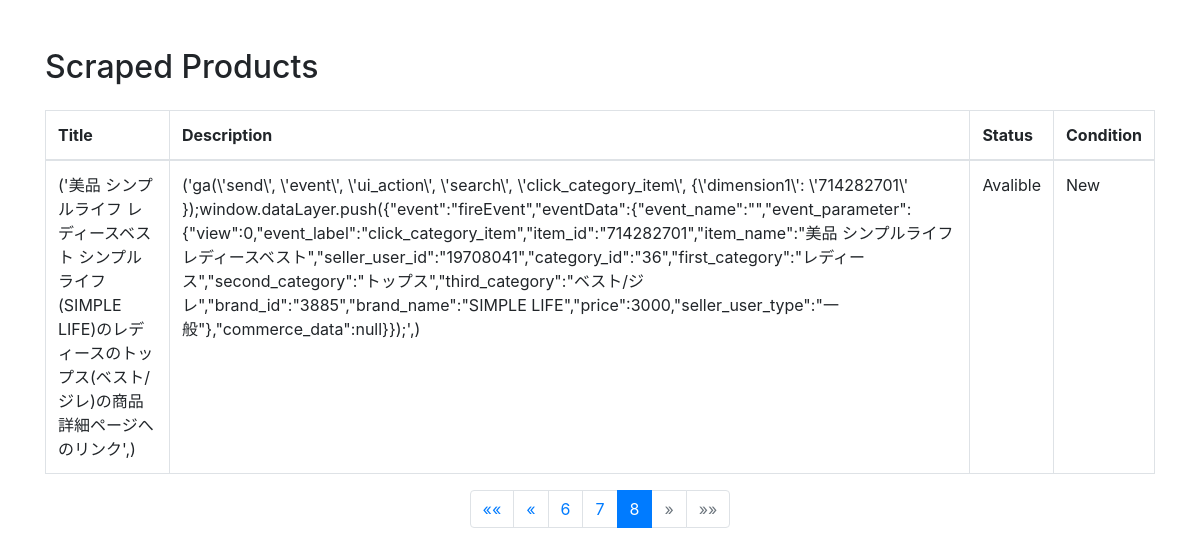
Page /results/?page=15 on the earlier database version.
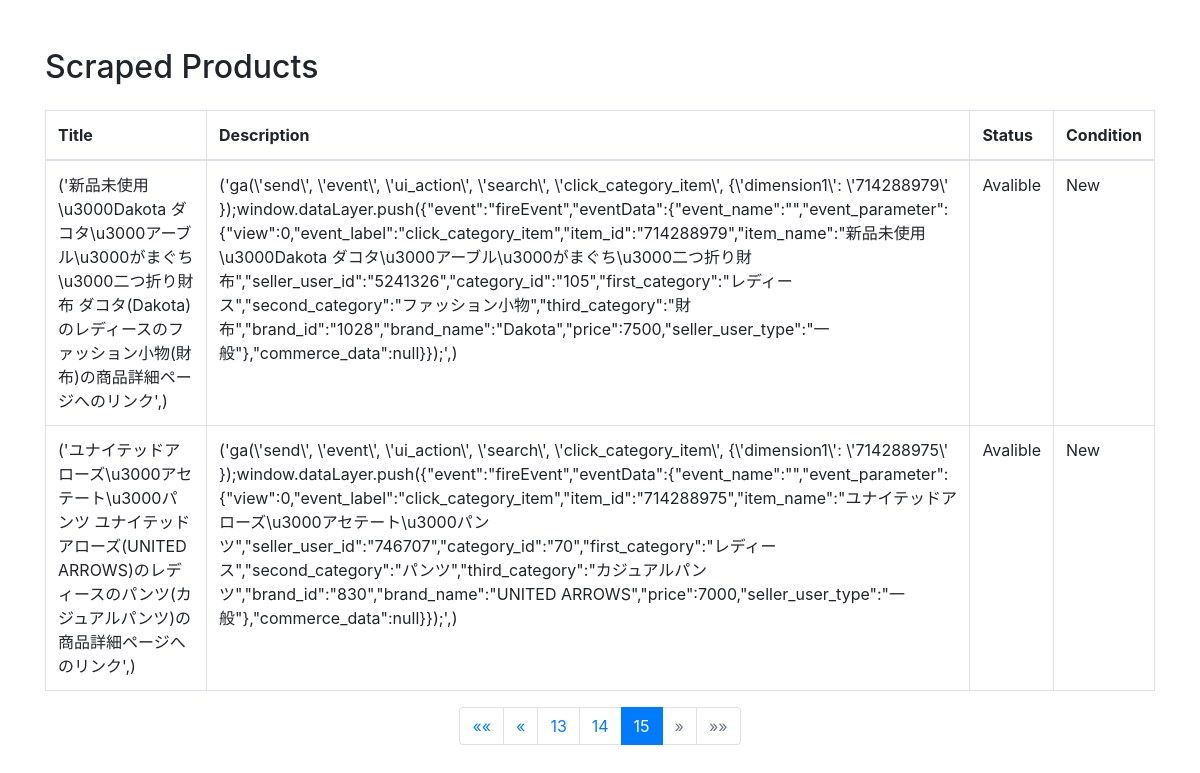
Same page on the later database version.
### rakuma_scraper/models.py (models this page shows)
class product(models.Model):
    title=models.CharField(max_length=100)
    description=models.TextField()
    status=models.CharField( max_length=50)
    condition=models.CharField(max_length=50)

### rakuma_scraper/views.py (the view)
# urls.py: path('results/',views.display)
def display(request):
    products=product.objects.all()
    paginator = Paginator(products, 5)
    page_number = request.GET.get('page')
    page_obj = paginator.get_page(page_number)
    return render(request,'results.html',{'page_obj':page_obj})

### rakuma_scraper/templates/results.html (shortened to what this page needs)
<!DOCTYPE html>
<html lang="en">
<head>
    <link rel="stylesheet" href="https://maxcdn.bootstrapcdn.com/bootstrap/4.5.2/css/bootstrap.min.css">
</head>
<body>
    <div class="container mt-5">
        <h2 class="mb-4">Scraped Products</h2>
        <table class="table table-bordered table-hover">
            <thead>
                <tr>
                    <th>Title</th>
                    <th>Description</th>
                    <th>Status</th>
                    <th>Condition</th>
                </tr>
            </thead>
            <tbody>
                {% for product in page_obj %}
                <tr>
                    <td>{{ product.title }}</td>
                    <td>{{ product.description }}</td>
                    <td>{{ product.status }}</td>
                    <td>{{ product.condition }}</td>
                </tr>
                {% empty %}
                <tr>
                    <td colspan="4" class="text-center">No products found.</td>
                </tr>
                {% endfor %}
            </tbody>
        </table>
        <nav aria-label="Page navigation">
            <ul class="pagination justify-content-center">
                {% if page_obj.has_previous %}
                    <li class="page-item">
                        <a class="page-link" href="?page=1" aria-label="First">
                            <span aria-hidden="true">&laquo;&laquo;</span>
                        </a>
                    </li>
                    <li class="page-item">
                        <a class="page-link" href="?page={{ page_obj.previous_page_number }}" aria-label="Previous">
                            <span aria-hidden="true">&laquo;</span>
                        </a>
                    </li>
                {% endif %}
                {% for num in page_obj.paginator.page_range %}
                    {% if page_obj.number == num %}
                        <li class="page-item active"><span class="page-link">{{ num }}</span></li>
                    {% elif num > page_obj.number|add:-3 and num < page_obj.number|add:3 %}
                        <li class="page-item"><a class="page-link" href="?page={{ num }}">{{ num }}</a></li>
                    {% endif %}
                {% endfor %}
                {% if page_obj.has_next %}
                    <li class="page-item">
                        <a class="page-link" href="?page={{ page_obj.next_page_number }}" aria-label="Next">
                            <span aria-hidden="true">&raquo;</span>
                        </a>
                    </li>
                    <li class="page-item">
                        <a class="page-link" href="?page={{ page_obj.paginator.num_pages }}" aria-label="Last">
                            <span aria-hidden="true">&raquo;&raquo;</span>
                        </a>
                    </li>
                {% else %}
                    <li class="page-item disabled">
                        <span class="page-link">&raquo;</span>
                    </li>
                    <li class="page-item disabled">
                        <span class="page-link">&raquo;&raquo;</span>
                    </li>
                {% endif %}
            </ul>
        </nav>
    </div>
</body>
</html>

Differences in the rows shown:
no longer on this page (row unchanged): product: title "('美品 シンプルライフ レディースベスト シンプルライフ(SIMPLE LIFE)のレディースのトップス(ベスト/ジレ)の商品詳細ページへのリンク',)", description "('ga(\\'send\\', \\'event\\', \\'ui_action\\', \\'search\\', \\'click_category_item\\', {\\'dimension1\\': \\'714282701\\' });window.dataLayer.push({\"event\":\"fireEvent\",\"eventData\":{\"event_name\":\"\",\"event_parameter\":{\"view\":0,\"event_label\":\"click_category_item\",\"item_id\":\"714282701\",\"item_name\":\"美品 シンプルライフ レディースベスト\",\"seller_user_id\":\"19708041\",\"category_id\":\"36\",\"first_category\":\"レディース\",\"second_category\":\"トップス\",\"third_category\":\"ベスト/ジレ\",\"brand_id\":\"3885\",\"brand_name\":\"SIMPLE LIFE\",\"price\":3000,\"seller_user_type\":\"一般\"},\"commerce_data\":null}});',)", status "Avalible", condition "New"
added product: title "('新品未使用\\u3000Dakota ダコタ\\u3000アーブル\\u3000がまぐち\\u3000二つ折り財布 ダコタ(Dakota)のレディースのファッション小物(財布)の商品詳細ページへのリンク',)", description "('ga(\\'send\\', \\'event\\', \\'ui_action\\', \\'search\\', \\'click_category_item\\', {\\'dimension1\\': \\'714288979\\' });window.dataLayer.push({\"event\":\"fireEvent\",\"eventData\":{\"event_name\":\"\",\"event_parameter\":{\"view\":0,\"event_label\":\"click_category_item\",\"item_id\":\"714288979\",\"item_name\":\"新品未使用\\u3000Dakota ダコタ\\u3000アーブル\\u3000がまぐち\\u3000二つ折り財布\",\"seller_user_id\":\"5241326\",\"category_id\":\"105\",\"first_category\":\"レディース\",\"second_category\":\"ファッション小物\",\"third_category\":\"財布\",\"brand_id\":\"1028\",\"brand_name\":\"Dakota\",\"price\":7500,\"seller_user_type\":\"一般\"},\"commerce_data\":null}});',)", status "Avalible", condition "New"
added product: title "('ユナイテッドアローズ\\u3000アセテート\\u3000パンツ ユナイテッドアローズ(UNITED ARROWS)のレディースのパンツ(カジュアルパンツ)の商品詳細ページへのリンク',)", description "('ga(\\'send\\', \\'event\\', \\'ui_action\\', \\'search\\', \\'click_category_item\\', {\\'dimension1\\': \\'714288975\\' });window.dataLayer.push({\"event\":\"fireEvent\",\"eventData\":{\"event_name\":\"\",\"event_parameter\":{\"view\":0,\"event_label\":\"click_category_item\",\"item_id\":\"714288975\",\"item_name\":\"ユナイテッドアローズ\\u3000アセテート\\u3000パンツ\",\"seller_user_id\":\"746707\",\"category_id\":\"70\",\"first_category\":\"レディース\",\"second_category\":\"パンツ\",\"third_category\":\"カジュアルパンツ\",\"brand_id\":\"830\",\"brand_name\":\"UNITED ARROWS\",\"price\":7000,\"seller_user_type\":\"一般\"},\"commerce_data\":null}});',)", status "Avalible", condition "New"
Other differences:
new list line: "13"
new list line: "14"
new list line: "15"
list line gone: "6"
list line gone: "7"
list line gone: "8"
